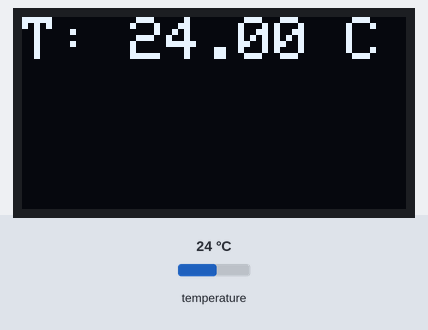
Bench run of a sketch on a simulated Arduino Uno, built with avr-gcc and run on an emulated ATmega328P. On the bench: 128×64 one-colour display. The test bench sets the inputs (shaded band); at power-on: temperature 24 °C.

Above: at 2.9 s.
3.0 s: temperature set to 12 °C
At 4.6 s:
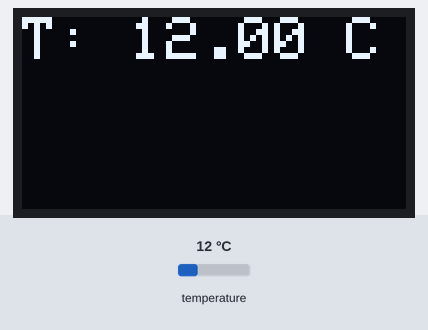
5.6 s: temperature set to 19 °C
At 6.9 s:
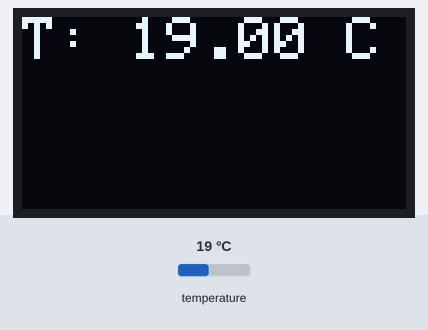
8.1 s: temperature set to 28 °C
At 10.3 s:
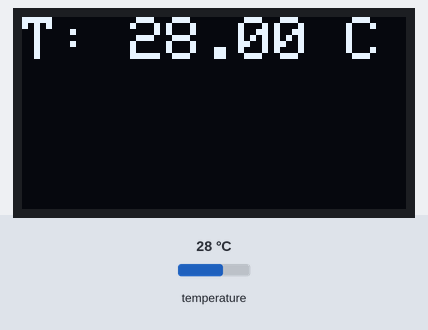
Timing chart, 0 to 11.8 s (numbered marks = the images above; inputs shaded):
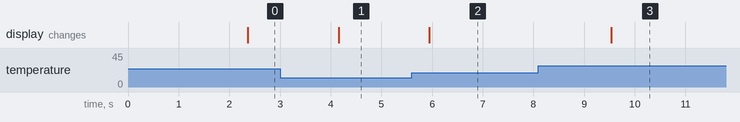

Measured:
- after the input at 3.0 s, the display: changes after 1.2 s (image 1)
- after the input at 5.6 s, the display: changes after 0.35 s (image 2)
- after the input at 8.1 s, the display: changes after 1.4 s (image 3)

The sketch:

temperature.ino
```cpp
/*------------------------------------------------*/
// Подключение библиотек для работы с OLED дисплеем
#include <Adafruit_GFX.h>
#include <Adafruit_SSD1306.h>

// Подключение библиотек для работы с датчиком DS18B20
#include <OneWire.h>
#include <DallasTemperature.h>
/*------------------------------------------------*/

#define OLED_RESET 7
Adafruit_SSD1306 display(OLED_RESET); // создаём объект "дисплей"

// Пин, к которому подключен датчик температуры (A2 работает как цифровой)
#define ONE_WIRE_BUS A2
OneWire oneWire(ONE_WIRE_BUS);
DallasTemperature sensors(&oneWire);
/*------------------------------------------------*/

void setup() {
  // Инициализация дисплея по интерфейсу I2C, адрес 0x3C
  display.begin(SSD1306_SWITCHCAPVCC, 0x3C);
  display.clearDisplay(); // очистка дисплея
  display.setTextSize(2); // установка размера шрифта (2 для лучшей читаемости)
  display.setTextColor(WHITE); // установка цвета текста
  display.setCursor(0, 0); // установка курсора в позицию X = 0; Y = 0
  display.println("Hello!");
  display.display(); // вывод на экран
  delay(1500); // небольшая пауза, чтобы увидеть приветствие

  // Инициализация библиотеки датчика температуры
  sensors.begin();
}
/*------------------------------------------------*/

void loop() {
  // Запрашиваем температуру у всех датчиков на шине
  sensors.requestTemperatures();

  // Получаем температуру в градусах Цельсия (индекс 0 - первый найденный датчик на шине)
  float temperatureC = sensors.getTempCByIndex(0);

  // Проверяем, не отключен ли датчик (ошибка чтения, например, обрыв провода)
  if (temperatureC == DEVICE_DISCONNECTED_C) {
    display.clearDisplay();
    display.setCursor(0, 0);
    display.setTextSize(2);
    display.setTextColor(WHITE);
    display.println("Error:");
    display.println("No sensor");
    display.display();
  } else {
    // Очищаем дисплей перед новым выводом, чтобы цифры не накладывались друг на друга
    display.clearDisplay();
    display.setCursor(0, 0);
    display.setTextSize(2);
    display.setTextColor(WHITE);
    display.print("T: ");
    display.print(temperatureC);
    display.print(" C");

    // Выводим обновленные данные на экран
    display.display();
  }

  delay(1000); // Обновляем показания раз в секунду (1000 мс)
}
/*------------------------------------------------*/
```
